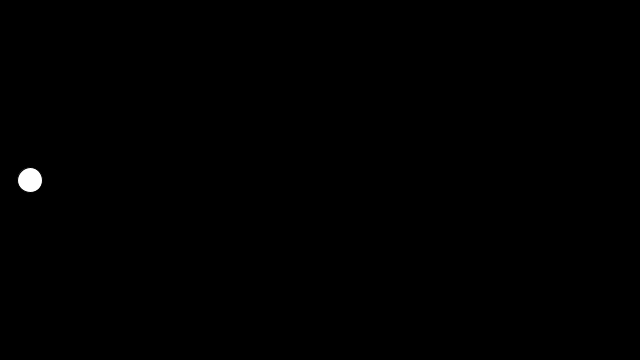
Frame 1 (no input)
Frame 60 (the mouse pressed at the canvas centre just before this capture): identical to frame 1, image omitted
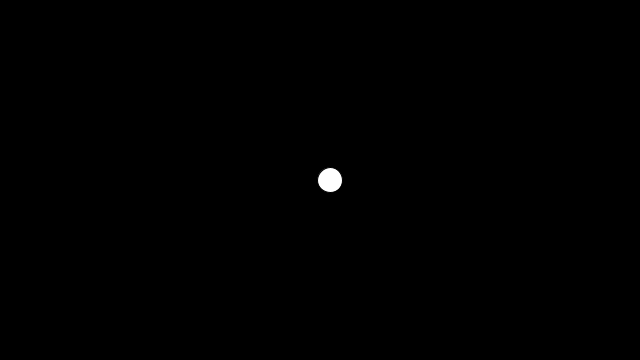
Frame 120 (the mouse held since frame 60 and released just before this capture)

The Processing sketch that drew these frames (run headless with seeded random() and noise(); from frame 60 on, the mouse is pressed at the canvas centre):

// Processing sketch: bool
// ── bool.pde
float circleX = 30;
float xspeed = 5;
boolean move = false;

void setup()
{
  size(640, 360);
}

void draw()
{
  background(0);
  if (circleX <30 || circleX >= width-30)
  {
    xspeed = -xspeed * 1.09;
  }
  if (move) {
    circleX = circleX+xspeed;
  }
  ellipse(circleX, height/2, 25, 25);
}

void mousePressed()
{
  move=!move;
}
